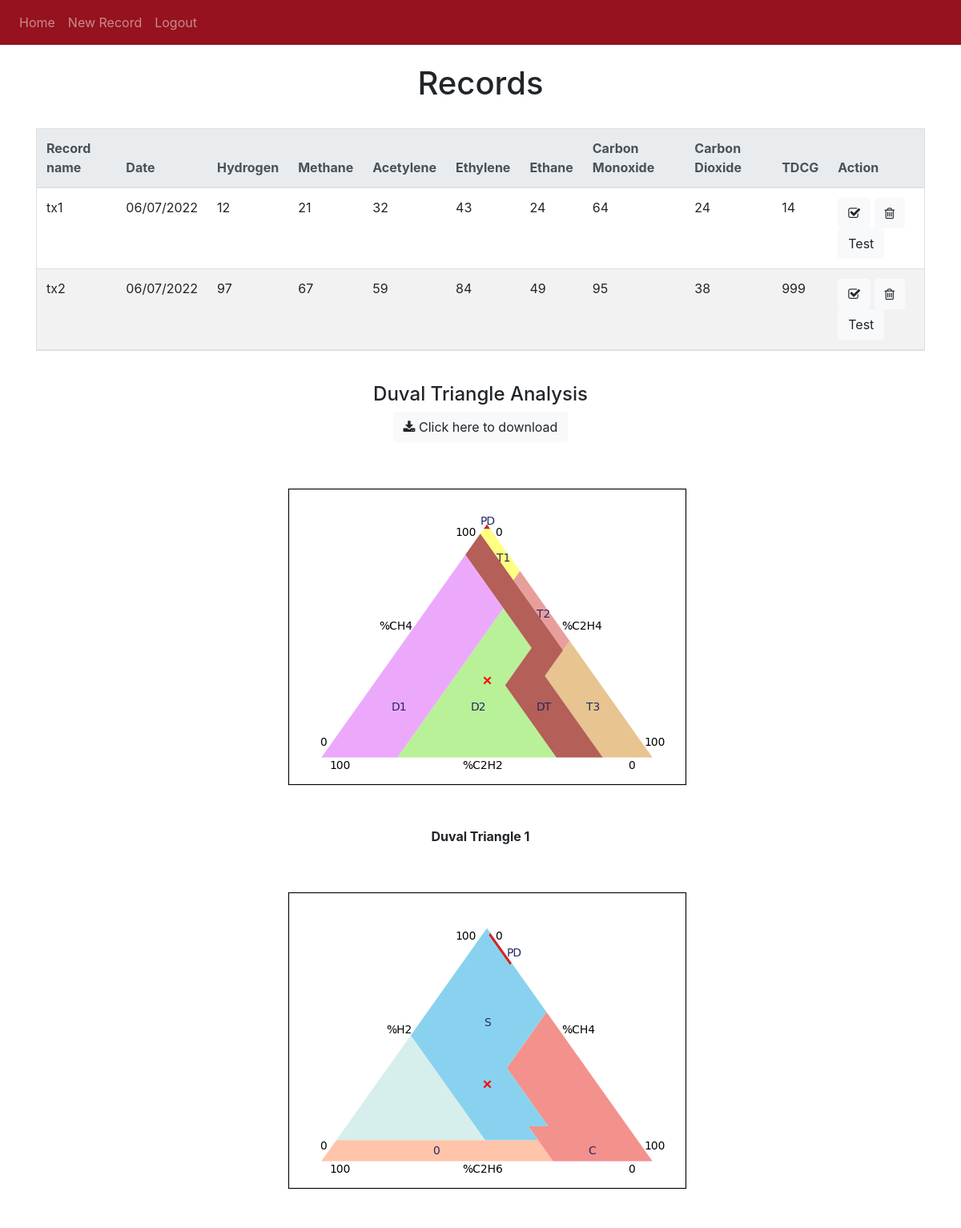
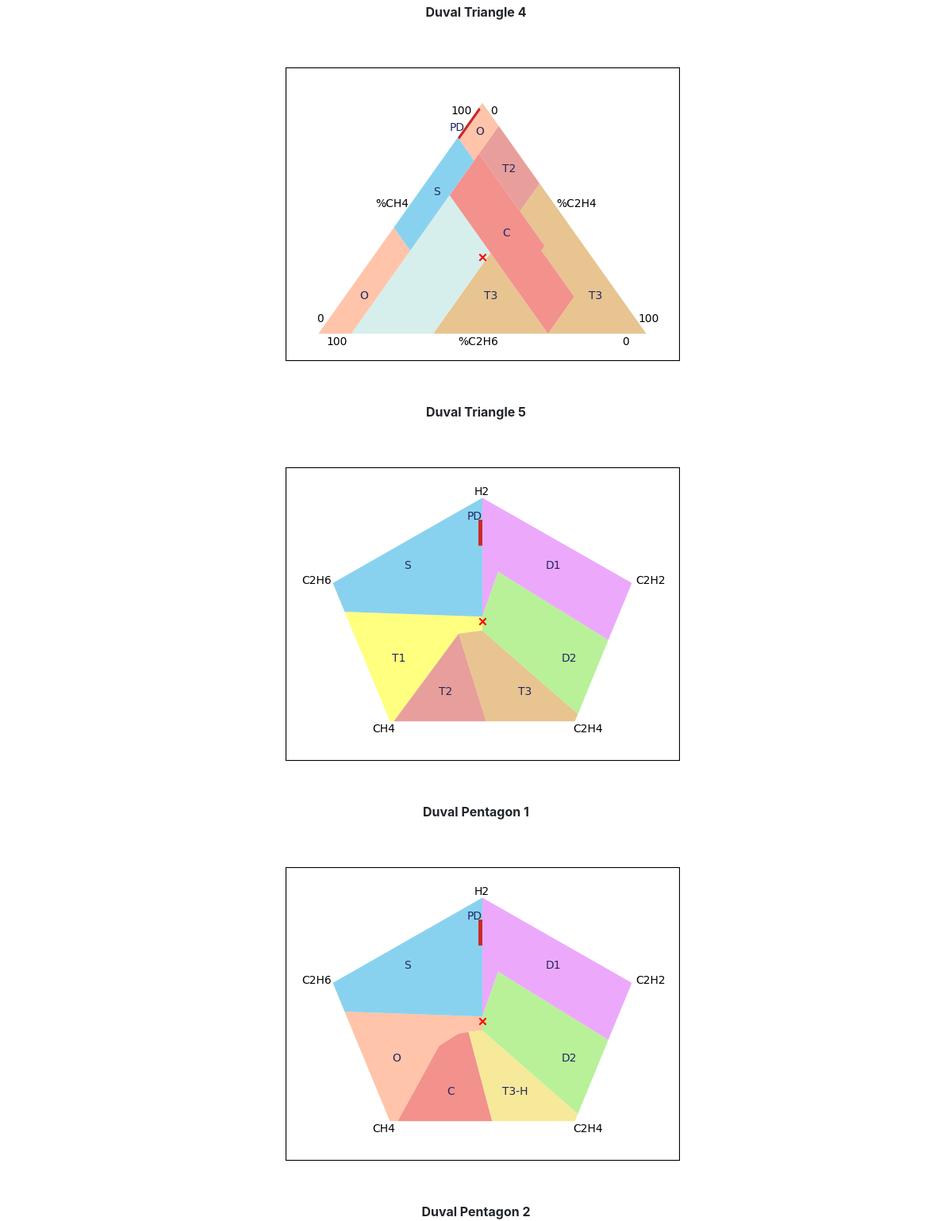
Screenshot of / (signed in) with the database file from the repository (2 pictures, top to bottom).
### website/models.py (models this page shows)
class Record(db.Model):
    id = db.Column(db.Integer, primary_key=True)
    name = db.Column(db.String(100), nullable=False)
    date = db.Column(db.String, nullable=False)
    date_created = db.Column(db.DateTime(timezone=True), default=func.now())
    hydrogen = db.Column(db.Integer, nullable=False)
    methane = db.Column(db.Integer, nullable=False)
    acetylene = db.Column(db.Integer, nullable=False)
    ethylene = db.Column(db.Integer, nullable=False)
    ethane = db.Column(db.Integer, nullable=False)
    carbonmonoxide = db.Column(db.Integer, nullable=False)
    carbondioxide = db.Column(db.Integer, nullable=False)
    tdcg = db.Column(db.Integer, nullable=False)
    user_id = db.Column(db.Integer, db.ForeignKey('user.id'))

### website/views.py (the view)
@views.route('/', methods=['GET', 'POST'])
@login_required
def home():
    return render_template("home.html", user=current_user)

### website/__init__.py (called while the page is built)
def create_app():
    app = Flask(__name__)
    app.config['SECRET_KEY'] = 'password'
    app.config['SQLALCHEMY_DATABASE_URI'] = f'sqlite:///{DB_NAME}'
    db.init_app(app)
    from .views import views
    from .auth import auth
    app.register_blueprint(views, url_prefix='/')
    app.register_blueprint(auth, url_prefix='/')
    from .models import User, Record
    create_database(app)
    login_manager = LoginManager()
    login_manager.login_view = 'auth.login'
    login_manager.init_app(app)
    @login_manager.user_loader
    def load_user(id):
        return User.query.get(int(id))
    return app

### website/templates/home.html (shortened to what this page needs)
{% extends "base.html" %} {% block title %}Home{% endblock %} {% block content
%}
<br />
<h1 align="center">Records</h1>
<br />
<div style="overflow-x:auto;">
<table class="table">
  <thead class="thead-light">
    <tr>
      <th scope="col">Record name</th>
      <th scope="col">Date</th>
      <th scope="col">Hydrogen</th>
      <th scope="col">Methane</th>
      <th scope="col">Acetylene</th>
      <th scope="col">Ethylene</th>
      <th scope="col">Ethane</th>
      <th scope="col">Carbon Monoxide</th>
      <th scope="col">Carbon Dioxide</th>
      <th scope="col">TDCG</th>
      <th scope="col">Action</th>
    </tr>
    <tbody>
      <ul class="list-group list-group-flush" id="records">
        {% for record in user.records %}
        <tr>
          <td>{{ record.name }}</td>
          <td>{{ record.date }}</td>
          <td>{{ record.hydrogen }}</td>
          <td>{{ record.methane }}</td>
          <td>{{ record.acetylene }}</td>
          <td>{{ record.ethylene }}</td>
          <td>{{ record.ethane }}</td>
          <td>{{ record.carbonmonoxide }}</td>
          <td>{{ record.carbondioxide }}</td>
          <td>{{ record.tdcg }}</td>
          <td>
            <button type="button" class="btn btn-light" onclick="startAnalyse({{ record.id }}, {{record.hydrogen}}, {{record.methane}}, {{record.acetylene}}, {{record.ethylene}}, {{record.ethane}}, {{record.carbonmonoxide}}, {{record.carbondioxide}})">
              <i aria-hidden="true" class="fa fa-solid fa-check-square-o"></i></button>
            <button type="button" class="btn btn-light" onclick="deleteRecord({{ record.id }})"><i aria-hidden="true" class="fa fa-trash-o"></i></button>
            <button type="button" class="btn btn-light" onclick="">Test</button>
          </td>
        </tr>
        {% endfor %}
      </ul>
    </tbody>
  </thead>
</table>
</div>
<br />
<h4 align="center">Duval Triangle Analysis</h4>
<div class="text-center">
  <button type="button" class="btn btn-light" onclick=""><i class="fa fa-download"></i> Click here to download </button>
  <image src="{{ url_for('static', filename='images/dt1.png')}}" class="img-fluid rounded mx-auto d-block" alt="Responsive image"></image>
  <p1 class="font-weight-bold">Duval Triangle 1</p1>
  <image src="{{ url_for('static', filename='images/dt4.png')}}" class="img-fluid rounded mx-auto d-block" alt="Responsive image"></image>
  <p1 class="font-weight-bold">Duval Triangle 4</p1>
  <image src="{{ url_for('static', filename='images/dt5.png')}}" class="img-fluid rounded mx-auto d-block" alt="Responsive image"></image>
  <p1 class="font-weight-bold">Duval Triangle 5</p1>
  <image src="{{ url_for('static', filename='images/dp1.png')}}" class="img-fluid rounded mx-auto d-block" alt="Responsive image"></image>
  <p1 class="font-weight-bold">Duval Pentagon 1</p1>
  <image src="{{ url_for('static', filename='images/dp2.png')}}" class="img-fluid rounded mx-auto d-block" alt="Responsive image"></image>
  <p1 class="font-weight-bold">Duval Pentagon 2</p1>
</div>
{% endblock %}

### website/templates/base.html (shortened to what this page needs)
<!DOCTYPE html>
<html>
  <head>
    <link rel="stylesheet"
          href="https://stackpath.bootstrapcdn.com/bootstrap/4.4.1/css/bootstrap.min.css"
    />
    <link
      rel="stylesheet"
      href="https://stackpath.bootstrapcdn.com/font-awesome/4.7.0/css/font-awesome.min.css"
    />
  </head>
  <body>
    <nav class="navbar navbar-expand-lg navbar-dark" style="background-color: #95121e;">
      <div class="collapse navbar-collapse" id="navbar">
        <div class="navbar-nav">
          {% if user.is_authenticated %}
          <a class="nav-item nav-link" id="home" href="/">Home</a>
          <a class="nav-item nav-link" id="records" href="/new-record">New Record</a>
          <a class="nav-item nav-link" id="logout" href="/logout">Logout</a>
          {% else %}
          <a class="nav-item nav-link" id="login" href="/login">Login</a>
          <a class="nav-item nav-link" id="signUp" href="/sign-up">Sign Up</a>
          {% endif %}
        </div>
      </div>
    </nav>
    <div class="container">{% block content %} {% endblock %}</div>
  </body>
</html>

### website/templates/base.html (style rules this page uses)
table { border-collapse: collapse; border-spacing: 0; width: 100%; border: 1px solid #ddd; }
th, td { text-align: left; padding: 16px; }
tr:nth-child(even) { background-color: #f2f2f2; }

### rows the page displays
Record: name "tx1", date "06/07/2022", hydrogen "12", methane "21", acetylene "32", ethylene "43", ethane "24", carbonmonoxide "64", carbondioxide "24", tdcg "14"
Record: name "tx2", date "06/07/2022", hydrogen "97", methane "67", acetylene "59", ethylene "84", ethane "49", carbonmonoxide "95", carbondioxide "38", tdcg "999"
